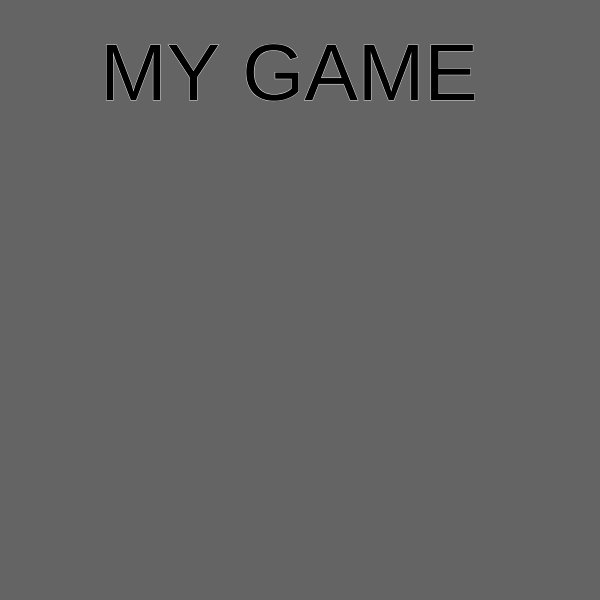
Frame 1 (no input)
Frame 60 (no input): identical to frame 1, image omitted
Frame 120 (the mouse pressed at the canvas centre since frame 60): identical to frame 1, image omitted

The p5.js sketch that drew this single still picture (run headless with seeded random() and noise() and a simulated clock; from frame 60 on, the mouse is pressed at the canvas centre):

// p5.js sketch
// ── sketch.js
'use strict'

let state = 'title';

  function setup(){
    createCanvas(600, 600);
  }


  function draw(){

    if (state === 'title') {
      title();
    } else if (state === 'level 1'){
      level1();
    }
  }

  function title(){
    background(100);
    textSize(80);
    stroke(225);
    text('MY GAME', 100, 100);
  }


  function level1(){
    background(50, 150, 200);
  }
